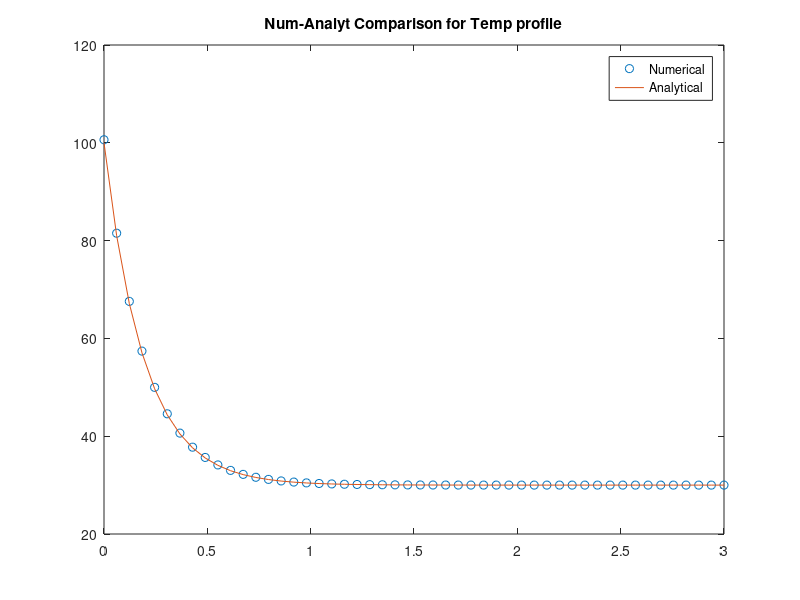

This figure's MATLAB source:
clc
clearvars
L = 3;
N = 50;
h = 45;
k = 28;
T0 = 100;
w = 0.2;
H = 0.3;
delx = L/(N - 1);
Ti = 30;
g = 0;
A1 = w*delx;
A2 = H*delx;
A3 = H*w;
p = 2*(w + H);
A = zeros(N,N);
B = zeros(N,1);
A(1,1)=k/delx;
B(1)=k*(T0)/delx - h*(A1 + A2 + A3)*(Ti - T0);
for i=2:N - 1
A(i,i - 1) = k*A3/delx;
A(i,i) = -2*(k*A3/delx)-2*h*(A1 + A2);
A(i,i + 1) = k*A3/delx;
B(i) = -2*h*(A1 + A2)*Ti;
end
A(N,N-1) = k/delx;
A(N,N) = -h*(A1 + A2 + A3) - k/delx;
B(N) = -h*(A1 + A2 + A3)*Ti;
T = A\B;
x = linspace(0,L,N);
figure
plot(x,T,'o');
hold on
Analy_func=@(x)(Ti+(T0-Ti)*exp(-x*sqrt((h*p)/(k*A3))));
plot(x,Analy_func(x));
legend('Numerical','Analytical');
title('Num-Analyt Comparison for Temp profile');
hold off
Q1=abs(k*A3*(T0-T(1))/(delx))
sum_temp=T0;
for i=1:N
sum_temp=sum_temp+T(i);
end
Q2=abs(2*h*delx*(H+w+L)*(sum_temp-N*Ti))
